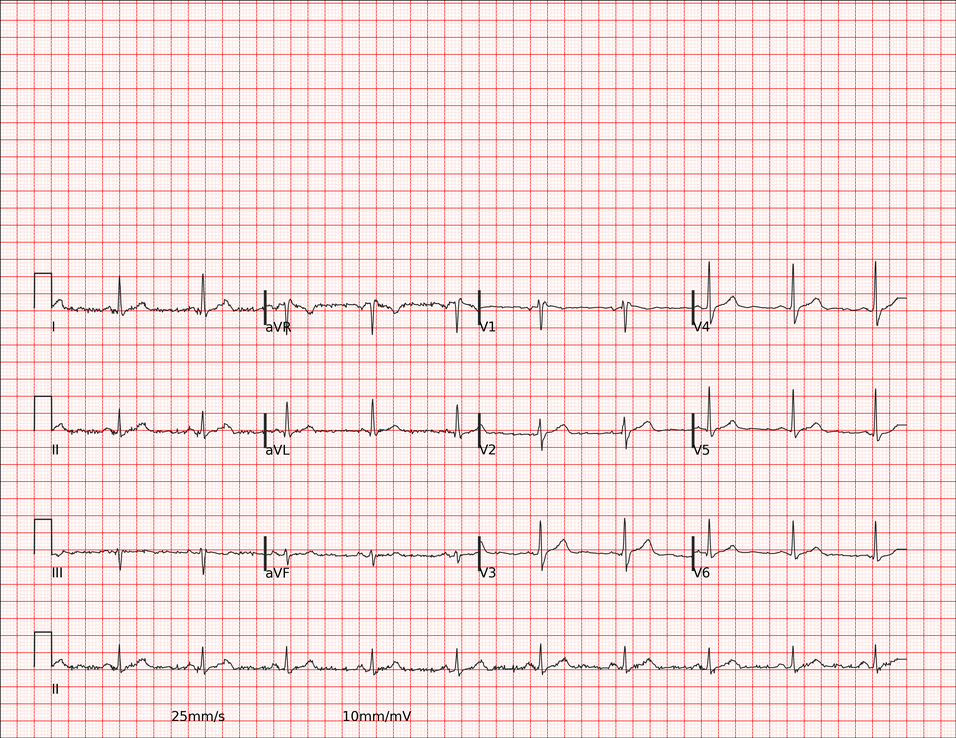
#> input picture 4_ecg_digitization/data/test/ecg_test_0001.png, 956 x 738 px, shrunk from 3300 x 2550 before the run; its folder holds only this picture in this run
$ python -i rotation.py   (imports and definitions only)
#> lines starting #> are read from the running program, lines starting #| are printed output that depends on the picture
#> further down, picture is the input picture: shape (738, 956, 3); mean B, G, R 224, 225, 250.9
import cv2
import numpy as np

class Deskewer:
    """
    Moduł odpowiedzialny za globalną korekcję skosu (global skew correction).
    Pomaga wyprostować zdjęcia (np. ze smartfona lub źle zeskanowane), zanim
    przekażemy je do wyciągania mikro-siatki w fazie homografii.
    """

    @staticmethod
    def fix_skew(image_bgr):
        """
        Wykrywa linie (Transformata Hougha) i oblicza globalny kąt obrotu.
        Zwraca wyprostowany obraz.
        """
        gray = cv2.cvtColor(image_bgr, cv2.COLOR_BGR2GRAY)
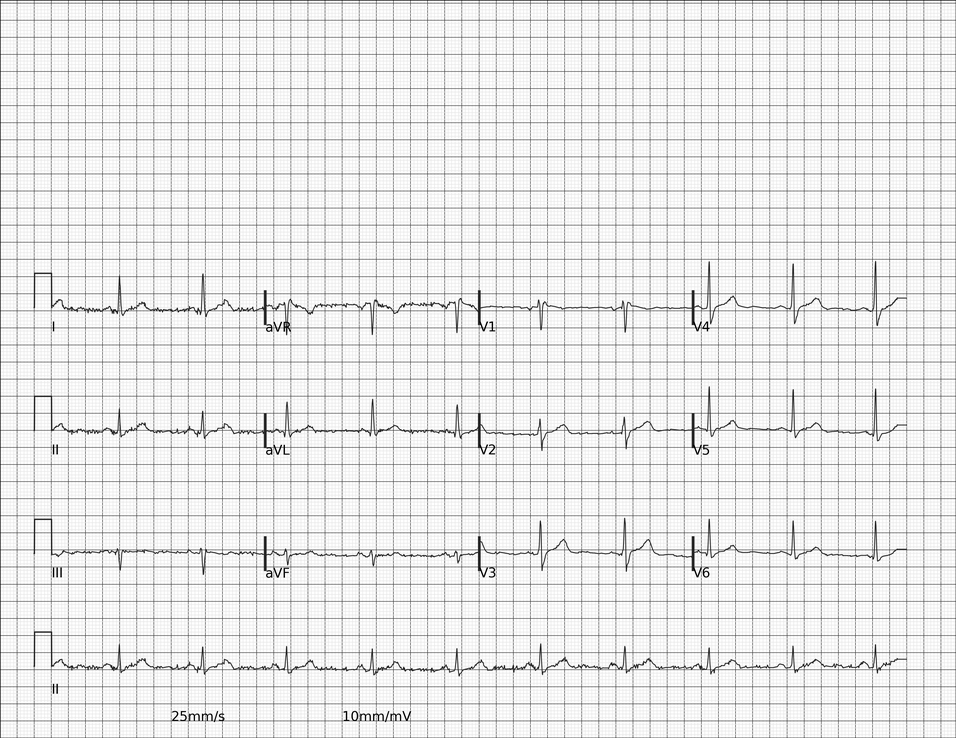
#> gray: shape (738, 956); min 0, max 255, mean 232.6

        # Opcjonalnie: możemy użyć krawędzi do znalezienia głównych osi papieru/siatki
        edges = cv2.Canny(gray, 50, 150, apertureSize=3)
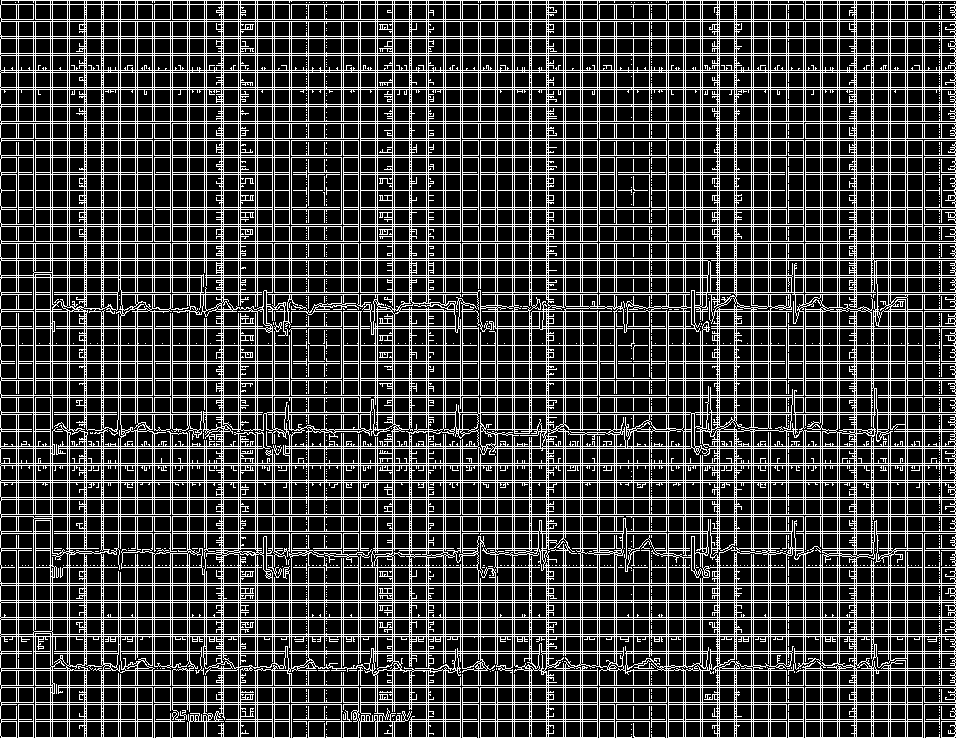
#> edges: shape (738, 956); 24.1% white in thin lines or dots

        lines = cv2.HoughLinesP(edges, 1, np.pi / 180, 100, minLineLength=100, maxLineGap=10)
#> lines = 242 rows, first 6: [1, 585, 955, 585], [0, 36, 955, 36], [1, 21, 955, 21], [50, 634, 955, 634], [1, 737, 954, 737], [0, 89, 955, 89]

        if lines is None:
            # Jeśli nie znaleziono żadnych linii, zwracamy bez zmian
            return image_bgr

        angles = []
        for line in lines:
            x1, y1, x2, y2 = line[0]
            # Obliczanie kąta w stopniach (-180 do 180)
            angle = np.degrees(np.arctan2(y2 - y1, x2 - x1))

            # Normalizujemy kąt do przedziału [-45, 45], ponieważ siatka EKG
            # składa się z linii ortogonalnych (różniących się o 90 stopni).
            angle = angle % 90
            if angle > 45:
                angle -= 90

            angles.append(angle)
#> this loop made 242 passes
#> (x1, y1, x2, y2, angle) on passes 1 to 12: (1, 585, 955, 585, 0), (0, 36, 955, 36, 0), (1, 21, 955, 21, 0), (50, 634, 955, 634, 0), (1, 737, 954, 737, 0), (0, 89, 955, 89, 0), (1, 87, 955, 87, 0), (1, 378, 955, 378, 0), (1, 4, 955, 4, 0), (1, 226, 955, 226, 0), (1, 602, 955, 602, 0), (1, 38, 955, 38, 0)
#> after the loop, angles = 242 values, max 0 at index 0, min -0.526 at index 224, mean -0.00217

        if not angles:
            return image_bgr

        # Mediana jest odporna na wartości odstające (outliers) np. krzywo napisany tekst
        median_angle = np.median(angles)
#> median_angle = 0

        # Jeśli obrót jest mniejszy niż 0.1 stopnia, szkoda tracić na jakości interpolacji
        if abs(median_angle) < 0.1:
            return image_bgr

        # Wykonanie rotacji afinicznej
        (h, w) = image_bgr.shape[:2]
        center = (w // 2, h // 2)

        # Zbudowanie macierzy rotacji M
        M = cv2.getRotationMatrix2D(center, median_angle, 1.0)

        # Obracamy; borderMode=cv2.BORDER_REPLICATE żeby nie było czarnych marginesów
        rotated = cv2.warpAffine(image_bgr, M, (w, h), flags=cv2.INTER_CUBIC, borderMode=cv2.BORDER_REPLICATE)

        return rotated

>>> import cv2
>>> picture = cv2.imread('../../data/test/ecg_test_0001.png')
>>> result = Deskewer().fix_skew(picture)

$ run again, on 4_ecg_digitization/data/test/ecg_test_0014.png
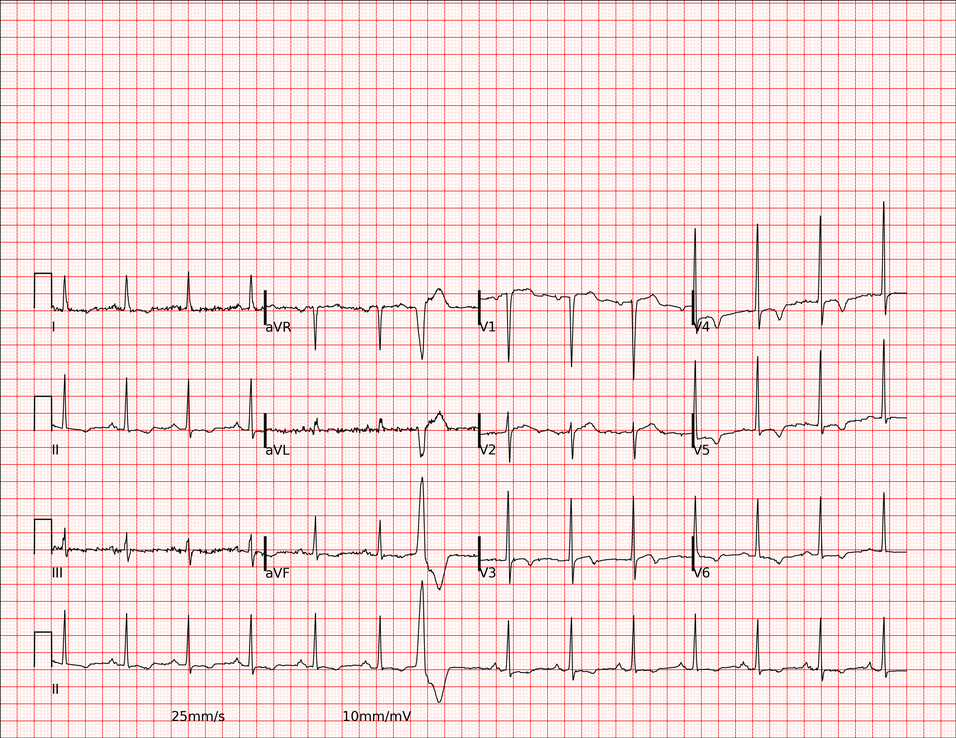
#> input picture 4_ecg_digitization/data/test/ecg_test_0014.png, 956 x 738 px, shrunk from 3300 x 2550 before the run
#> picture is the input picture: shape (738, 956, 3); mean B, G, R 222.8, 223.8, 249.5
#> in fix_skew, `gray = cv2.cvtColor(image_bgr, cv2.COLOR_BGR2GRAY)`:
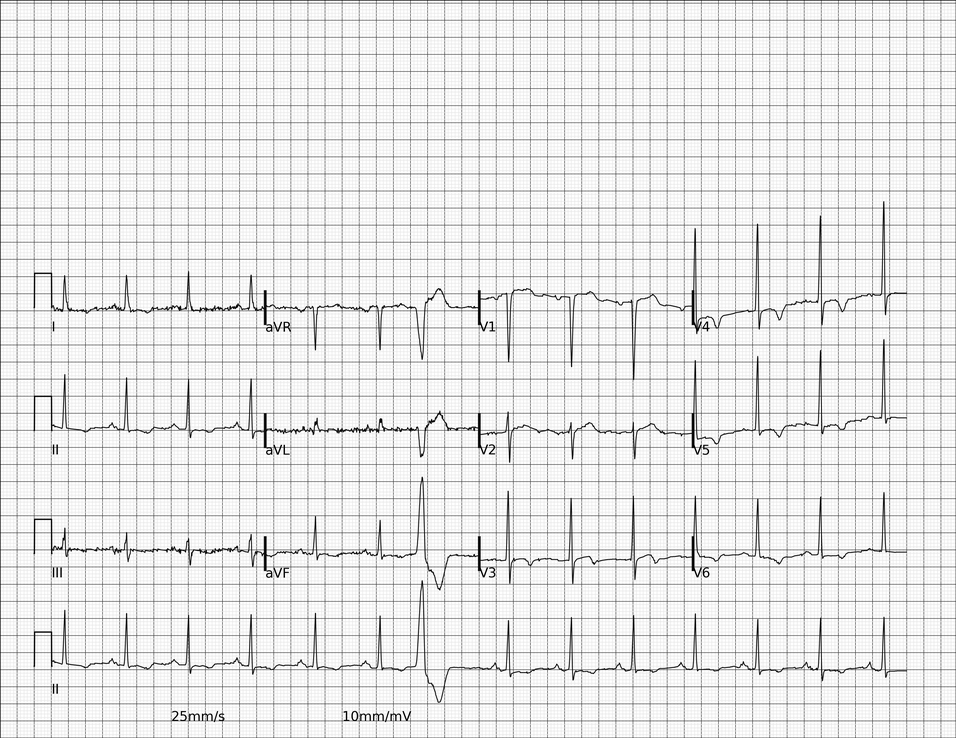
#> gray: shape (738, 956); min 0, max 255, mean 231.4
#> in fix_skew, `edges = cv2.Canny(gray, 50, 150, apertureSize=3)`:
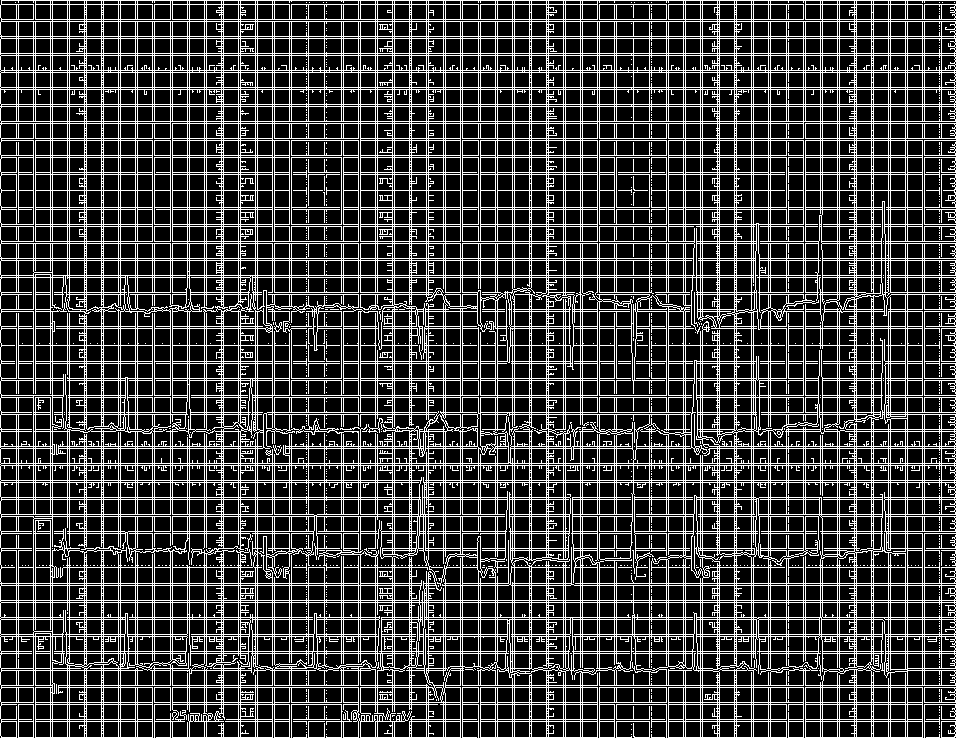
#> edges: shape (738, 956); 24.4% white in thin lines or dots
#> lines = 244 rows, first 6: [50, 634, 955, 634], [1, 480, 955, 480], [1, 414, 955, 414], [1, 243, 955, 243], [1, 155, 955, 155], [1, 465, 955, 465]
#> the loop in fix_skew, `for line in lines:` made 244 passes
#> (x1, y1, x2, y2, angle) on passes 1 to 8: (50, 634, 955, 634, 0), (1, 480, 955, 480, 0), (1, 414, 955, 414, 0), (1, 243, 955, 243, 0), (1, 155, 955, 155, 0), (1, 465, 955, 465, 0), (1, 636, 955, 636, 0), (1, 72, 955, 72, 0)
#> after the loop in fix_skew, `for line in lines:`: angles = 244 values, max 1.09 at index 216, min -0.567 at index 210, mean 0.0105
#> median_angle = 0
